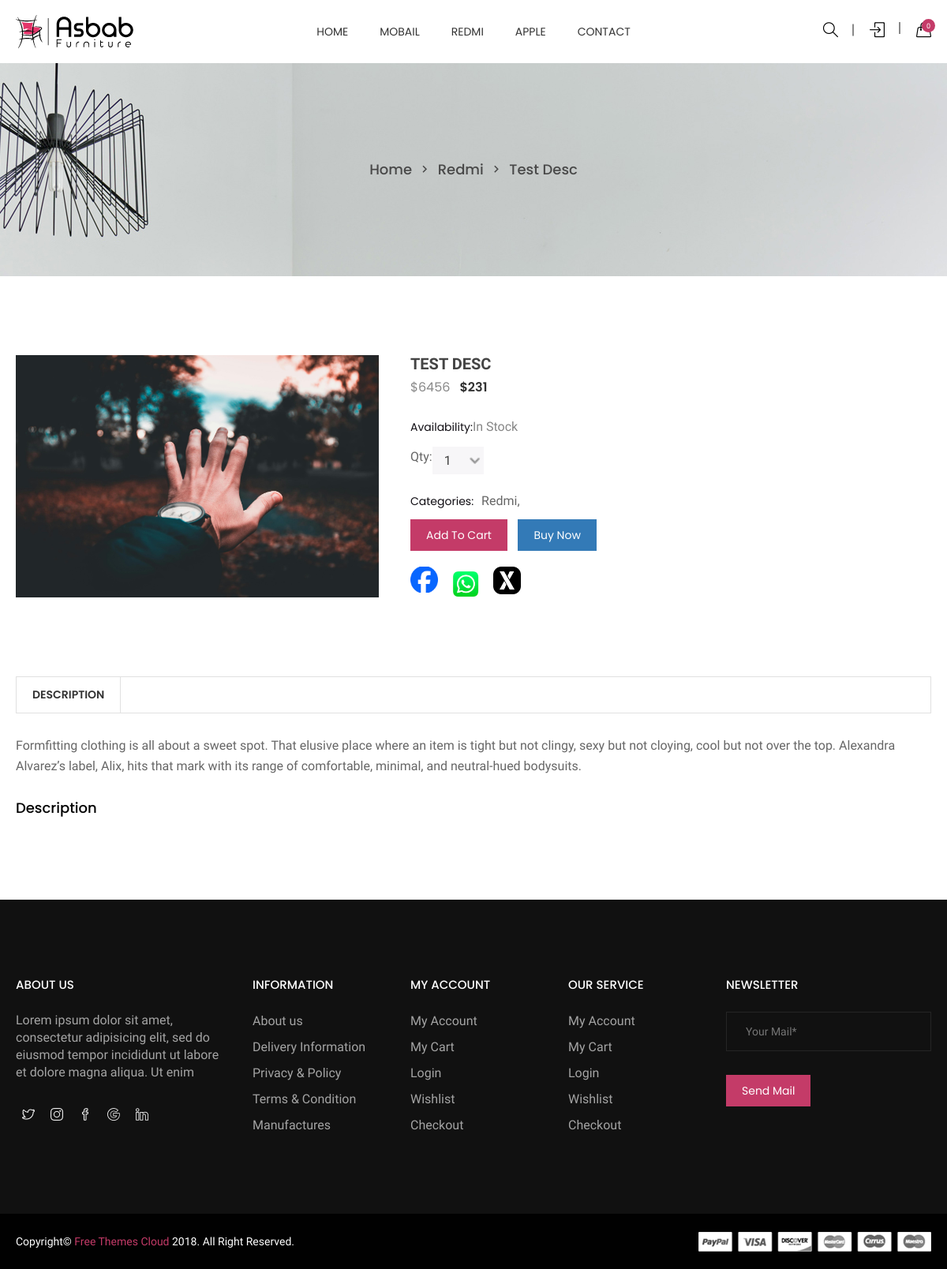
The page /product-details.php?id=25 on the database its author committed.
### tables this page shows
CREATE TABLE `categories` (
  `id` int(111) NOT NULL,
  `categories` varchar(255) NOT NULL,
  `status` tinyint(4) NOT NULL,
  `pid` int(11) NOT NULL
);

CREATE TABLE `product` (
  `id` int(111) NOT NULL,
  `categories_id` int(111) NOT NULL,
  `sub_categories_id` int(11) NOT NULL,
  `name` varchar(300) NOT NULL,
  `mrp` float NOT NULL,
  `price` float NOT NULL,
  `qty` int(111) NOT NULL,
  `image` varchar(300) NOT NULL,
  `short_desc` varchar(2000) NOT NULL,
  `description` text NOT NULL,
  `meta_desc` varchar(2000) NOT NULL,
  `status` tinyint(4) NOT NULL,
  `meta_keyword` varchar(2000) NOT NULL,
  `tex` int(11) NOT NULL,
  `meta_title` varchar(2000) NOT NULL,
  `best_seller` int(11) NOT NULL,
  `added_by` int(11) NOT NULL
);

### add_to_cart.inc.php (called while the page is built, shortened)
<?php
class add_to_cart
{
    function totalProduct()
    {
        if (isset($_SESSION['cart'])) {
            return count($_SESSION['cart']);
        } else {
            return 0;
        }
    }
}

### inc/function.inc.php (called while the page is built, shortened)
<?php
function get_safe_value($con, $str)
{
    if ($str != "") {
        $str = trim($str);
        return strip_tags(mysqli_real_escape_string($con, $str));
    }
};
function get_product(
    $con,
    $limit = '',
    $cat_id = '',
    $product_id = '',
    $search_str = '',
    $sort_order='',
    $is_best_seller='',
    $sub_categories=''
) {
    $sql = "SELECT product.*,categories.categories FROM product,categories WHERE product.status=1";
    if ($product_id != '') {
        $sql .= " AND product.id='$product_id' ";
    }
    $sql .= " AND product.categories_id=categories.id ";
    if ($sort_order != '') {
        $sql .= $sort_order ;
    } else {
        $sql .= " ORDER BY product.id DESC ";
    }
    $result = mysqli_query($con, $sql);
    $data = array();
    while ($row = mysqli_fetch_assoc($result)) {
        $data[] = $row;
    }
    return $data;
}
function productSoldQtyByProductId($con,$pid){
    $sql="SELECT SUM(order_details.qty) AS qty FROM order_details,`order` WHERE `order`.id=order_details.order_id
     AND order_details.product_id=$pid AND `order`.order_status!=4 AND ((`order`.payment_type='payU' AND `order`.payment_status='success') OR
     (`order`.payment_type='COD' AND `order`.payment_status!=''))";
    $res=mysqli_query($con,$sql);
    $row=mysqli_fetch_assoc($res);
    return $row['qty'];
}

### product-details.php (the view, shortened to what this page needs)
<?php
require_once("./inc/connection.inc.php");
require_once("./inc/function.inc.php");
include_once("./top-inc.php");
if (isset($_GET['id'])) {
    $product_id = mysqli_real_escape_string($con, $_GET['id']);
    if ($product_id > 0) {
        $get_product = get_product($con, '', '', $product_id);
    } else {
?>
        <script>
            window.location.href = './index.php';
        </script>
    <?php
    }
} else {
    ?>
    <script>
        window.location.href = 'index.php';
    </script>
<?php
}
$main_url = urlencode($meta_url);
$main_title = urlencode($meta_title);
$facebookShareUrl = "https://www.facebook.com/sharer/sharer.php?u=$main_url";
$twitterShareUrl = "https://twitter.com/intent/tweet?text=$main_title&url=$main_url";
$whatsappShareUrl = "https://wa.me/?text=$main_title%20$main_url";
?>
<div class="ht__bradcaump__area" style="background: rgba(0, 0, 0, 0) url(images/bg/4.jpg) no-repeat scroll center center / cover ;">
    <div class="ht__bradcaump__wrap">
        <div class="container">
            <div class="row">
                <div class="col-xs-12">
                    <div class="bradcaump__inner">
                        <nav class="bradcaump-inner">
                            <a class="breadcrumb-item" href="index.php">Home</a>
                            <span class="brd-separetor"><i class="zmdi zmdi-chevron-right"></i></span>
                            <a class="breadcrumb-item" href="./categories.php?id=<?php echo $get_product['0']['categories_id'] ?>"><?php echo $get_product['0']['categories'] ?></a>
                            <span class="brd-separetor"><i class="zmdi zmdi-chevron-right"></i></span>
                            <span class="breadcrumb-item active"><?php echo $get_product['0']['name'] ?></span>
                        </nav>
                    </div>
                </div>
            </div>
        </div>
    </div>
</div>
<section class="htc__product__details bg__white ptb--100">
    <div class="htc__product__details__top">
        <div class="container">
            <div class="row">
                <div class="col-md-5 col-lg-5 col-sm-12 col-xs-12">
                    <div class="htc__product__details__tab__content">
                        <div class="product__big__images">
                            <div class="portfolio-full-image tab-content">
                                <div role="tabpanel" class="tab-pane fade in active" id="img-tab-1">
                                    <img src="<?php echo PRODUCT_IMAGE_SITE_PATH . $get_product['0']['image'] ?>" alt="full-image">
                                </div>
                            </div>
                        </div>
                    </div>
                </div>
                <div class="col-md-7 col-lg-7 col-sm-12 col-xs-12 smt-40 xmt-40">
                    <div class="ht__product__dtl">
                        <h2><?php echo $get_product['0']['name'] ?></h2>
                        <ul class="pro__prize">
                            <li class="old__prize">$<?php echo $get_product['0']['mrp'] ?></li>
                            <li>$<?php echo $get_product['0']['price'] ?></li>
                        </ul>
                        <div class="ht__pro__desc">
                            <div class="sin__desc">
                                <?php
                                $productSoldQtyByProductId = productSoldQtyByProductId($con, $get_product['0']['id']);
                                $pending_qty = ($get_product['0']['qty'] - $productSoldQtyByProductId);
                                $cart_show = 'yes';
                                if ($get_product['0']['qty'] > $productSoldQtyByProductId) {
                                    $stock = 'In Stock';
                                } else {
                                    $stock = 'Not in Stock';
                                    $cart_show = '';
                                }
                                ?>
                                <p><span>Availability:</span><?php echo $stock ?> </p>
                            </div>
                            <div class="htc__select__option">
                                <p><span>Qty:</span></p>
                                <?php if ($cart_show != '') { ?>
                                    <p>
                                        <select class="ht__select" id="qty">
                                            <?php for ($i = 1; $i <= $pending_qty; $i++) { ?>
                                                <option><?php echo $i ?></option>
                                            <?php } ?>
                                        </select>
                                    </p>
                                <?php } ?>
                            </div>
                            <div class="sin__desc align--left">
                                <p><span>Categories:</span></p>
                                <ul class="pro__cat__list">
                                    <li><a href="#"><?php echo $get_product['0']['categories'] ?>,</a></li>
                                </ul>
                            </div>
                            <?php if ($cart_show != '') { ?>
                                <a class="fr__btn" href="javascript:void(0)" onclick="manage_cart('<?php echo $get_product['0']['id'] ?>','add')">Add To Cart</a>
                                <a class="fr__btn fr__btn_buy" href="javascript:void(0)" onclick="manage_cart('<?php echo $get_product['0']['id'] ?>','add','yes')">Buy Now</a>
                            <?php } ?>
                        </div>
                        <div id="social_share_box">
                            <a target="_blank" href="<?php echo $facebookShareUrl ?> " class="social-icon" alt=""><img src="./images/icons/download.png" alt=""></a>
                            <a target="_blank" href="<?php echo $whatsappShareUrl ?> " class="whats-social-icon"><img src="./images/icons/download (1).png" alt=""></a>
                            <a target="_blank" href="<?php echo $twitterShareUrl ?>" class="social-icon"><img src="./images/icons/12452418.png" alt=""></a>
                        </div>
                    </div>
                </div>
            </div>
        </div>
    </div>
</section>
<section class="htc__produc__decription bg__white">
    <div class="container">
        <div class="row">
            <div class="col-xs-12">
                <ul class="pro__details__tab" role="tablist">
                    <li role="presentation" class="description active"><a href="#description" role="tab" data-toggle="tab">description</a></li>
                </ul>
            </div>
        </div>
        <div class="row">
            <div class="col-xs-12">
                <div class="ht__pro__details__content">
                    <div role="tabpanel" id="description" class="pro__single__content tab-pane fade in active">
                        <div class="pro__tab__content__inner">
                            <p>Formfitting clothing is all about a sweet spot. That elusive place where an item is tight but not clingy, sexy but not cloying, cool but not over the top. Alexandra Alvarez’s label, Alix, hits that mark with its range of comfortable, minimal, and neutral-hued bodysuits.</p>
                            <h4 class="ht__pro__title">Description</h4>
                        </div>
                    </div>
                </div>
            </div>
        </div>
    </div>
</section>
<?php include_once("./footer-inc.php");
?>

### top-inc.php (shortened to what this page needs)
<?php
require_once("./inc/connection.inc.php");
require_once("./inc/function.inc.php");
require_once("./add_to_cart.inc.php");
$cat_res = mysqli_query($con, "SELECT * FROM categories WHERE status=1");
$cat_arr = array();
while ($row = mysqli_fetch_assoc($cat_res)) {
    $cat_arr[] = $row;
}
$obj = new add_to_cart();
$totalProduct = $obj->totalProduct();
$script_name = $_SERVER['SCRIPT_NAME'];
$script_name_arr = explode('/', $script_name);
$mypage = $script_name_arr[count($script_name_arr) - 1];
if ($mypage == 'product-details.php') {
    $product_id = get_safe_value($con, $_GET['id']);
    $product_meta = mysqli_fetch_assoc(mysqli_query($con, "SELECT * FROM product WHERE id='$product_id'"));
    $meta_title = $product_meta['meta_title'];
    $meta_url=SITE_PATH.'product-details.php?id='.$product_id;
}
?>
<!doctype html>
<html class="no-js" lang="en">
<head>
    <link rel="stylesheet" href="css/bootstrap.min.css">
    <link rel="stylesheet" href="css/owl.carousel.min.css">
    <link rel="stylesheet" href="css/owl.theme.default.min.css">
    <link rel="stylesheet" href="css/core.css">
    <link rel="stylesheet" href="css/shortcode/shortcodes.css">
    <link rel="stylesheet" href="style.css">
    <link rel="stylesheet" href="css/responsive.css">
    <link rel="stylesheet" href="css/custom.css">
</head>
<body>
    <div class="wrapper">
        <header id="htc__header" class="htc__header__area header--one">
            <div id="sticky-header-with-topbar" class="mainmenu__wrap sticky__header">
                <div class="container">
                    <div class="row">
                        <div class="menumenu__container clearfix">
                            <div class="col-lg-2 col-md-2 col-sm-3 col-xs-5">
                                <div class="logo">
                                    <a href="index.php"><img src="images/logo/4.png" alt="logo images"></a>
                                </div>
                            </div>
                            <div class="col-md-7 col-lg-8 col-sm-5 col-xs-3">
                                <nav class="main__menu__nav hidden-xs hidden-sm">
                                    <ul class="main__menu">
                                        <li class="drop"><a href="index.php">Home</a></li>
                                        <?php foreach ($cat_arr as $list) { ?>
                                            <li class="drop"><a href="categories.php?id=<?php echo $list['id'] ?>"><?php echo $list['categories'] ?></a>
                                            </li>
                                        <?php } ?>
                                        <li><a href="contact.php">contact</a></li>
                                    </ul>
                                </nav>
                            </div>
                            <div class="col-md-3 col-lg-2 col-sm-4 col-xs-4">
                                <div class="header__right">
                                    <div class="header__search search search__open">
                                        <a class="a_line" title="Search" href="#"><i class="icon-magnifier icons"></i></a>
                                    </div>
                                    <div class="header__account">
                                        <?php if (isset($_SESSION['USER_LOGIN'])) {
                                        ?>
                                            <ul class="main__menu ">
                                                <li class="drop"><a class="a_line_before" href="#"><i class="icon-user "></i></a>
                                                    <ul class="dropdown">
                                                        <li><a href="./wishlist.php"> wishlist &nbsp;<i class="icon-heart icons"></i></a></li>
                                                        <li><a href="./myorder.php"> My Order &nbsp;<i class="icon-basket-loaded"></i></a></li>
                                                        <li><a href="./profile.php"> Profile &nbsp;<i class="icon-user"></i></a></li>
                                                        <li><a href="./logout.php">Log Out &nbsp; <i class="icon-logout icons"></i></a></li>
                                                    </ul>
                                                </li>
                                            </ul>
                                        <?php
                                        } else {
                                        ?>
                                            <a class="a_line" title="Login/Register" href="./login2nd.php"><i class="icon-login icons"></i></a>
                                        <?php } ?>
                                    </div>
                                    <div class="htc__shopping__cart">
                                        <a class="" href="./cart.php"><i class="icon-handbag icons"></i></a>
                                        <a title="Cart" href="./cart.php"><span class="htc__qua"><?php echo $totalProduct ?></span></a>
                                    </div>
                                </div>
                            </div>
                        </div>
                    </div>
                </div>
            </div>
        </header>

### rows shown on the page
categories: categories "MOBAIL"
categories: categories "REDMI"
categories: categories "APPLE"
product: categories.categories "Redmi", name "Test Desc", image (picture), name "TEST DESC", mrp "6456", price "231", qty "In Stock"

### other values the page prints
$totalProduct "0"
form field value "1"
